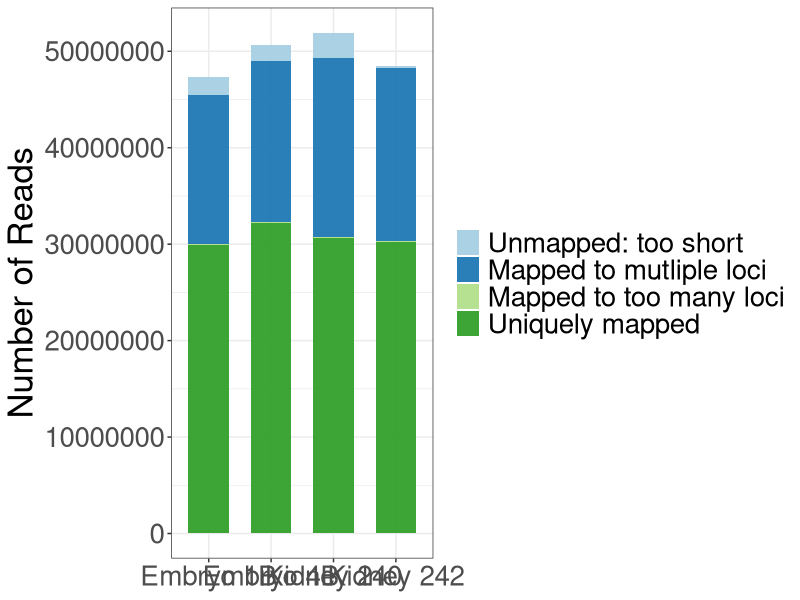
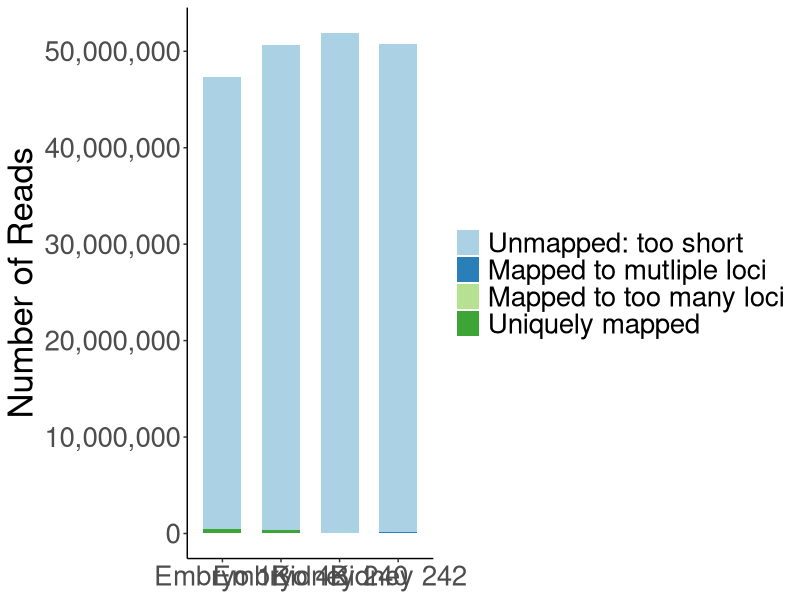

Write R code to recreate these figures, in order. (Note: this script raises an error after producing the figures.)
#!/usr/bin/env Rscript
# making plots for STAR alignments 

library(ggplot2)
library(RColorBrewer)
require(scales)


#plotting figures
my_samples <- c('Embryo 1B', 'Embryo 1B', 'Embryo 1B', 'Embryo 1B', 'Embryo 4B', 'Embryo 4B', 'Embryo 4B', 'Embryo 4B', 
                'Kidney 240', 'Kidney 240', 'Kidney 240', 'Kidney 240', 'Kidney 242', 'Kidney 242', 'Kidney 242', 'Kidney 242')
my_samples <- factor(my_samples)
my_samples <- factor(my_samples,levels(my_samples)[c(length(levels(my_samples)):1)]) 


#default parameters 
my_percentage_STAR_default <- c(0.95, 0.14, 0.0, 98.91, 40.9, 58.7, 0.0, 0.4, 33.0, 66.7, 0.3, -0.0, 49.8, 49.5, 0.3, 0.4)
my_values_STAR_default <- c(449762, 67360, 16, 46808243,
                    315870, 36912, 19, 50317315,
                    88390, 12365, 18,  51830643, 
                    101917, 13774, 10,  50607774) 

labsize = 1
if (length(levels(my_samples)) > 10){
  labsize = 0.66
}
Category <- c(rep(c("Uniquely mapped","Mapped to mutliple loci","Mapped to too many loci","Unmapped: too short"),c(1)))
Category <-factor(Category)
Category = factor(Category,levels(Category)[c(4,1,2,3)])

options(scipen=999)
point <- format_format(big.mark = ",", decimal.mark = ",", scientific = FALSE)
df_default = data.frame(my_samples, my_values_STAR_default, Category)
default_bargraph <- ggplot() + geom_bar(aes( y= my_values_STAR_default, x = my_samples, fill = Category), data = df_default, stat = "identity", width = 0.65, alpha=0.95) +
  scale_x_discrete(limits = rev(levels(my_samples))) +  theme_gray(base_size = 2) + theme_bw() + ylab("Number of Reads") + xlab(NULL) +
  theme(legend.title =element_blank()) + scale_fill_manual(values = brewer.pal(4, "Paired")) + theme_classic() +
  theme(text = element_text(size=25)) + theme(legend.title =element_blank()) +  theme(legend.title =element_blank()) + scale_y_continuous(labels = point)

png(filename=("~/Documents/Final_thesis/Analysis/Homology_with_Octopus/STAR_alignments/plots/default_parameters.png"))
default_bargraph
dev.off()













# Score and Match is 0.10


#my_percentage_STAR_alignment1 <- c()
my_percentage_STAR_alignment1 <- c(63.27, 32.66, 0.20, 3.87)
my_values_STAR_alignment1 <- c(29942230, 15455754, 96760, 1830637, 
                              32185017, 16669579, 101871, 1713649,
                              30641429, 18533543, 95531, 2660321, 
                              30244729, 17930929, 92905, 245912)
  
df_alignment1 <- data.frame(my_samples, my_values_STAR_alignment1, Category)

alignment1_bargraph <- ggplot() + geom_bar(aes( y= my_values_STAR_alignment1, x = my_samples, fill = Category), data = df_alignment1, stat = "identity", width = 0.65, alpha=0.95) +
  scale_x_discrete(limits = rev(levels(my_samples)))  + ylab("Number of Reads") + xlab(NULL) + theme_bw() +  theme(legend.title =element_blank()) + 
  scale_fill_manual(values = brewer.pal(4, "Paired")) + theme(text = element_text(size=25))
alignment1_bargraph


#score and match is 0.25
my_percentage_STAR_alignment3
my_values_STAR_alignment3 <- c()

df_alignment3 <- data.frame(my_samples, my_values_STAR_alignment3, mycategory)


#score and match is 0.5
my_percentage_STAR_alignment2 <- c(2.4, 0.4, 0.0, 97.2, 
                                   1.8, 0.3, 0.0, 97.9, 
                                   0.5, 0.1, 0.0, 99.4, 
                                   0.6, 0.1, 0.0, 99.3)
my_values_STAR_alignment2 <- c(1129146, 193270, 80, 46002885, 
                               914466, 146950, 142, 49608558,
                              273591, 46093, 53, 51611085,
                              294797, 46089, 120, 50382469)

df_alignment2 <- data.frame(my_samples, my_values_STAR_alignment2, Category)
alignment2_bargraph <- ggplot() + geom_bar(aes( y= my_values_STAR_alignment2, x = my_samples, fill = Category), data = df_alignment2, stat = "identity", width = 0.65) +
  scale_x_discrete(limits = rev(levels(my_samples)))  + ylab("Number of Reads") + xlab(NULL) + theme_bw() +
  theme(legend.title =element_blank()) + scale_fill_manual(values = brewer.pal(4, "Paired")) + 
  theme(text = element_text(size=25))
alignment2_bargraph


# match is 0.25 and score is .10
#changed parameters4 

my_percentage_STAR_alignment4 <- c(18.2, 2.4, 0.0, 79.4,
                                   17.3, 2.4, 0.0, 80.3, 
                                   8.1, 1.2, 0.0, 90.6,
                                   8.4, 1.7, 0.0, 90.4)
my_values_STAR_alignment4 <- c(8623038, 1140561, 3646, 37558136, 
                               8778598, 1215151, 5143, 40671224, 
                               4231397, 622342, 3025, 47074058, 
                               4261212, 579564, 3373, 45879326)
df_alignment4 <- data.frame(my_samples, my_values_STAR_alignment4, Category)

alignment_4_bargraph <- ggplot() + geom_bar(aes( y= my_values_STAR_alignment4, x = my_samples, fill = Category), data = df_alignment4, stat = "identity", width = 0.65) +
  scale_x_discrete(limits = rev(levels(my_samples)))  + ylab("Number of Reads") + xlab(NULL) + theme_bw() +
  theme(legend.title =element_blank()) + scale_fill_manual(values = brewer.pal(4, "Paired")) +
  theme(text = element_text(size=25))

alignment_4_bargraph

# match is .50 and score is .10
#changedparameters5
my_percentage_STAR_alignment5 <- c(3.2, 0.6, 0.0, 96.2, 
                                   2.6, 0.5, 0.0, 97.0, 
                                   0.7, 0.1, 0, 99.1, 
                                   0.8, 0.1, 0.0, 99.0)
my_values_STAR_alignment5 <- c(1531339, 265319, 128, 45528595, 
                               1305261, 231640, 178, 49133037, 
                               380219, 67197, 78, 51483330, 
                               414034, 68097, 135, 50241209)

df_alignment5 <- data.frame(my_samples, my_values_STAR_alignment5, Category)
alignment_5_bargraph <- ggplot() + geom_bar(aes( y= my_values_STAR_alignment5, x = my_samples, fill = Category), data = df_alignment5, stat = "identity", width = 0.65) +
  scale_x_discrete(limits = rev(levels(my_samples)))  + ylab("Number of Reads") + xlab(NULL) + theme_bw() +
  theme(legend.title =element_blank()) + scale_fill_manual(values = brewer.pal(4, "Paired")) + 
  theme(text = element_text(size=25))

alignment_5_bargraph
#match is .10 and score is 0.25
#changedparameters6
my_percentage_STAR_alignment6 <- c(12.0, 1.7, 0.0, 86.2, 
                                   11.0, 1.7, 0.0, 87.4, 
                                   3.6, 0.7, 0.0, 95.7, 
                                   3.8, 0.7, 0.0, 95.7)
my_values_STAR_alignment6 <- c(5695606, 821291, 2608, 40805876, 
                               5560953, 839017, 3759, 44266387, 
                               1887254, 343676, 1719, 49698275, 
                               1905174, 322026, 1762, 48494510)

df_alignment6 <- data.frame(my_samples, my_values_STAR_alignment6, Category)
alignment_6_bargraph <- ggplot() + geom_bar(aes( y= my_values_STAR_alignment6, x = my_samples, fill = Category), data = df_alignment6, stat = "identity", width = 0.65) +
  scale_x_discrete(limits = rev(levels(my_samples)))  + ylab("Number of Reads") + xlab(NULL) + theme_bw() +
  theme(legend.title =element_blank()) + scale_fill_manual(values = brewer.pal(4, "Paired")) + 
  theme(text = element_text(size=25))
alignment_6_bargraph

#match is .50 and score is .25
#changedparameters7

my_percentage_STAR_alignment7 <- c(3.2, 0.6, 0.0, 96.2, 
                                   2.6, 0.5, 0.0, 97.0, 
                                   0.7, 0.1, 0.0, 99.1, 
                                   0.7, 0.1, 0.0, 99.1, 
                                   0.8, 0.1, 0.0, 99.0)
my_values_STAR_alignment7 <- c(1531339, 265319, 128, 45528595, 
                               1305261, 231640, 178, 49133037, 
                               380219, 67197, 78, 51483330, 
                               414034, 68097, 135, 50241209)

df_alignment7 <- data.frame(my_samples, my_values_STAR_alignment7, Category)
alignment_7_bargraph <- ggplot() + geom_bar(aes( y= my_values_STAR_alignment7, x = my_samples, fill = Category), data = df_alignment7, stat = "identity", width = 0.65) +
  scale_x_discrete(limits = rev(levels(my_samples)))  + ylab("Number of Reads") + xlab(NULL) + theme_bw() +
  theme(legend.title =element_blank()) + scale_fill_manual(values = brewer.pal(4, "Paired")) + 
  theme(text = element_text(size=25))
alignment_7_bargraph

#match is .10 and score is 0.50
#changed parameters are 8

my_percentage_STAR_alignment8 <- c(2.4, 0.4, 0.0, 97.2, 
                                   1.8, 0.3, 0.0, 97.9, 
                                   0.5, 0.1, 0.0, 99.4, 
                                   0.6, 0.1, 0.0, 99.3)
my_values_STAR_alignment8 <-c(129146, 193270, 80, 46002885, 
                              914466, 149950, 142, 49608588, 
                              273591, 46093, 55, 51611085, 
                              294797, 46089, 120, 50381469)

df_alignment8 <- data.frame(my_samples, my_values_STAR_alignment8, Category)
alignment_8_bargraph <- ggplot() + geom_bar(aes( y= my_values_STAR_alignment8, x = my_samples, fill = Category), data = df_alignment8, stat = "identity", width = 0.65) +
  scale_x_discrete(limits = rev(levels(my_samples)))  + ylab("Number of Reads") + xlab(NULL) + theme_bw() +
  theme(legend.title =element_blank()) + scale_fill_manual(values = brewer.pal(4, "Paired")) + 
  theme(text = element_text(size=25))

alignment_8_bargraph

#match is 0.25 and score is .50
#changedparameters9

my_percentage_STAR_alignment8 <- c()
my_values_STAR_alignment8 <-c(1129146, )
